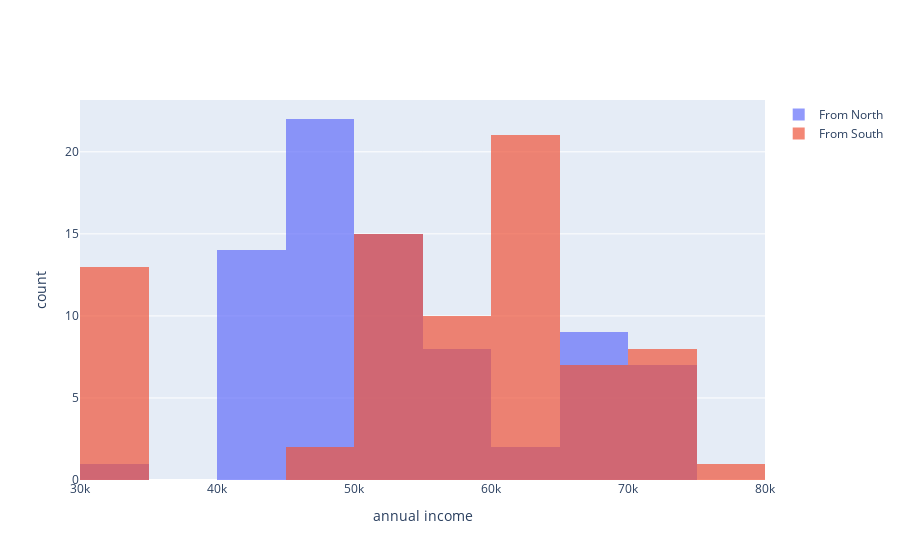

Notebook code cell kept with this figure:
### Markdown cell above
3. Сравните уровни зарплат людей на севере и юге.

### Code cell
fromNorth = df[df['region'] == 'North']['annual_income']
fromSouth =  df[df['region'] == 'South']['annual_income']

fig = go.Figure()

fig.add_trace(go.Histogram(x=fromNorth, name='From North', opacity=0.7))
fig.add_trace(go.Histogram(x=fromSouth, name='From South', opacity=0.7))

fig.update_xaxes(title_text='annual income')
fig.update_yaxes(title_text='count')
fig.update_layout(barmode='overlay')

fig.show()

### Figure 1 — Plotly figure (JSON) as saved in the notebook; plotly's stock layout.template omitted (floating-point values rounded to 4 significant figures)
{"data": [{"name": "From North", "opacity": 0.7, "type": "histogram", "x": [45000, 47000, 70000, 62000, 31000, 66000, 63000, 52000, 55000, 43000, 68000, 46000, 66000, 47000, 54000, 44000, 59000, 51000, 46000, 43000, 70000, 49000, 66000, 46000, 54000, 44000, 59000, 51000, 46000, 43000, 70000, 49000, 66000, 46000, 54000, 44000, 59000, 51000, 46000, 43000, 70000, 49000, 66000, 46000, 54000, 44000, 59000, 51000, 46000, 43000, 70000, 49000, 66000, 46000, 54000, 44000, 59000, 51000, 46000, 43000, 70000, 49000, 66000, 46000, 54000, 44000, 59000, 51000, 46000, 43000, 70000, 49000, 66000, 46000, 54000, 44000, 59000, 51000]}, {"name": "From South", "opacity": 0.7, "type": "histogram", "x": [55000, 61000, 50000, 53000, 57000, 72000, 56000, 48000, 64000, 75000, 49000, 57000, 53000, 61000, 32000, 65000, 74000, 62000, 53000, 63000, 32000, 57000, 53000, 61000, 32000, 65000, 74000, 62000, 53000, 63000, 32000, 57000, 53000, 61000, 32000, 65000, 74000, 62000, 53000, 63000, 32000, 57000, 53000, 61000, 32000, 65000, 74000, 62000, 53000, 63000, 32000, 57000, 53000, 61000, 32000, 65000, 74000, 62000, 53000, 63000, 32000, 57000, 53000, 61000, 32000, 65000, 74000, 62000, 53000, 63000, 32000, 57000, 53000, 61000, 32000, 65000, 74000]}], "layout": {"barmode": "overlay", "xaxis": {"title": {"text": "annual income"}}, "yaxis": {"title": {"text": "count"}}}}
